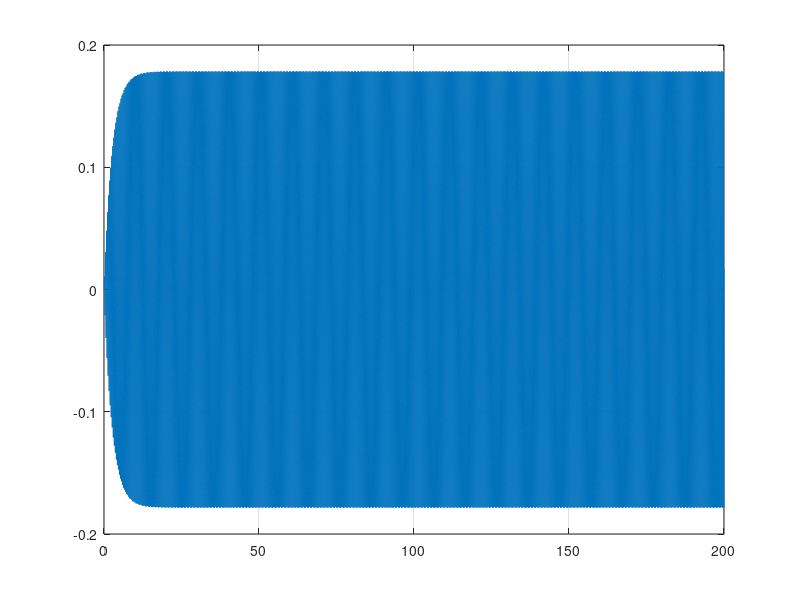

The MATLAB script that drew this image:
W=18.858;
E=0.02;
WW=355.31;
F=4.2336e-3 * 600;
C2 = -1/2*W*F*(2*E^2*W^2-2*E*W*sqrt(E^2*W^2-WW)+W^2-WW)/(sqrt(E^2*W^2-WW)*(4*E^2*W^4+WW^2-2*WW*W^2+W^4));
C1 = 1/2*(2*E^2*W^2+2*E*W*sqrt(E^2*W^2-WW)-WW+W^2)*W*F/(sqrt(E^2*W^2-WW)*(4*E^2*W^4+WW^2-2*WW*W^2+W^4));


t=0;
i=0;
figure(1);
clf;

for t = 0:0.01:200
   i=i+1;
   Q(i)=1/2*F*(4*cos(W*t)*W^2*E*sqrt(E^2*W^2-WW)-2*sin(W*t)*E^2*W^2*sqrt(E^2*W^2-WW)+2*sin(W*t)*(E^2*W^2-WW)^(3/2)+2*sin(W*t)*sqrt(E^2*W^2-WW)*W^2)/(sqrt(E^2*W^2-WW)*(-2*E^2*W^2+2*E*W*sqrt(E^2*W^2-WW)+WW-W^2)*(2*E^2*W^2+2*E*W*sqrt(E^2*W^2-WW)-WW+W^2))+C1*exp(-(E*W-sqrt(E^2*W^2-WW))*t)+C2*exp(-(E*W+sqrt(E^2*W^2-WW))*t);
   Qdot=1/2*F*(-4*sin(W*t)*W^3*E*sqrt(E^2*W^2-WW)-2*cos(W*t)*W^3*E^2*sqrt(E^2*W^2-WW)+2*cos(W*t)*W*(E^2*W^2-WW)^(3/2)+2*cos(W*t)*W^3*sqrt(E^2*W^2-WW))/(sqrt(E^2*W^2-WW)*(-2*E^2*W^2+2*E*W*sqrt(E^2*W^2-WW)+WW-W^2)*(2*E^2*W^2+2*E*W*sqrt(E^2*W^2-WW)-WW+W^2))+C1*(-E*W+sqrt(E^2*W^2-WW))*exp(-(E*W-sqrt(E^2*W^2-WW))*t)+C2*(-E*W-sqrt(E^2*W^2-WW))*exp(-(E*W+sqrt(E^2*W^2-WW))*t);
   T(i)=t;
end
plot(T,Q);
grid on;
